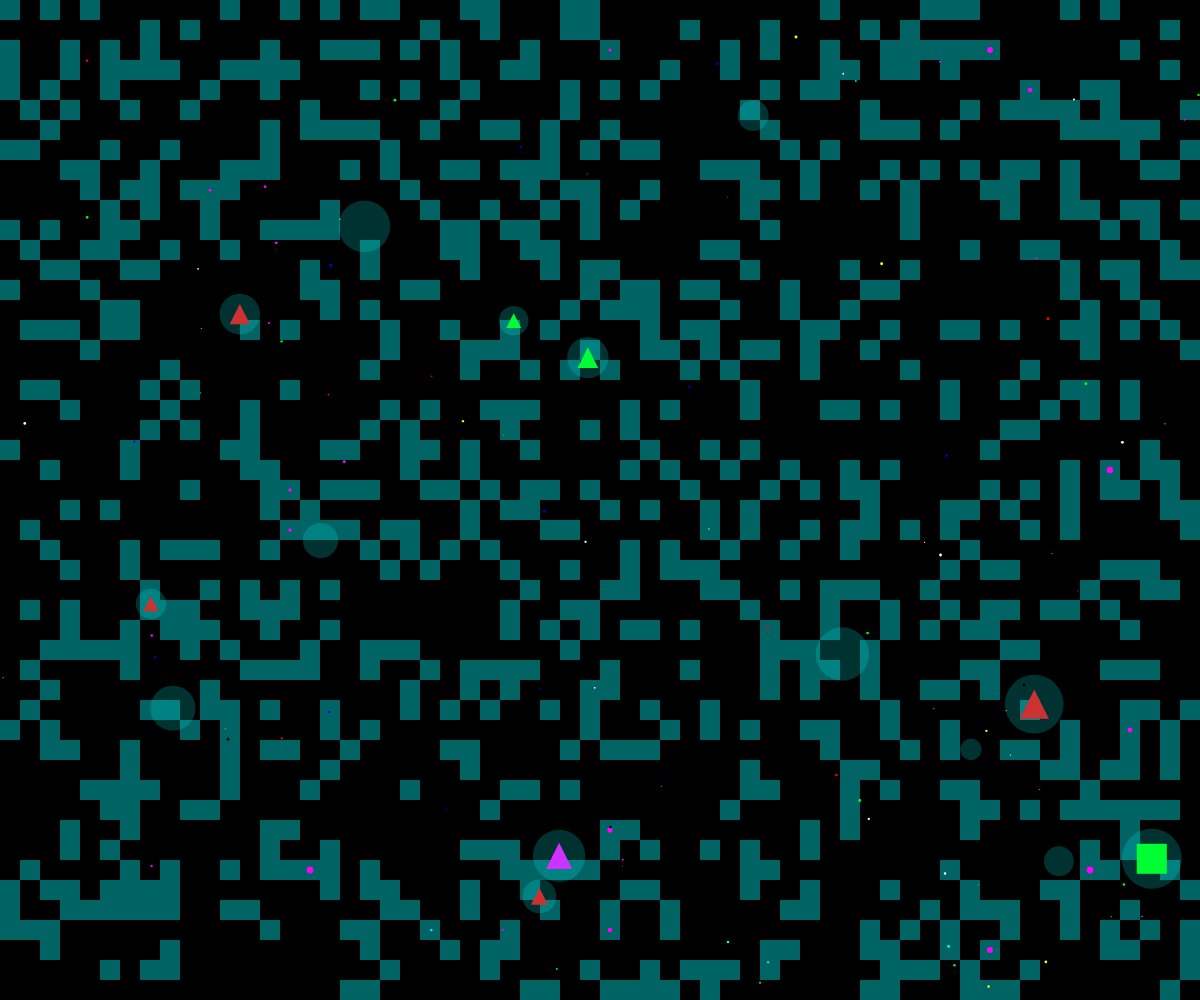
Frame 1 (no input)
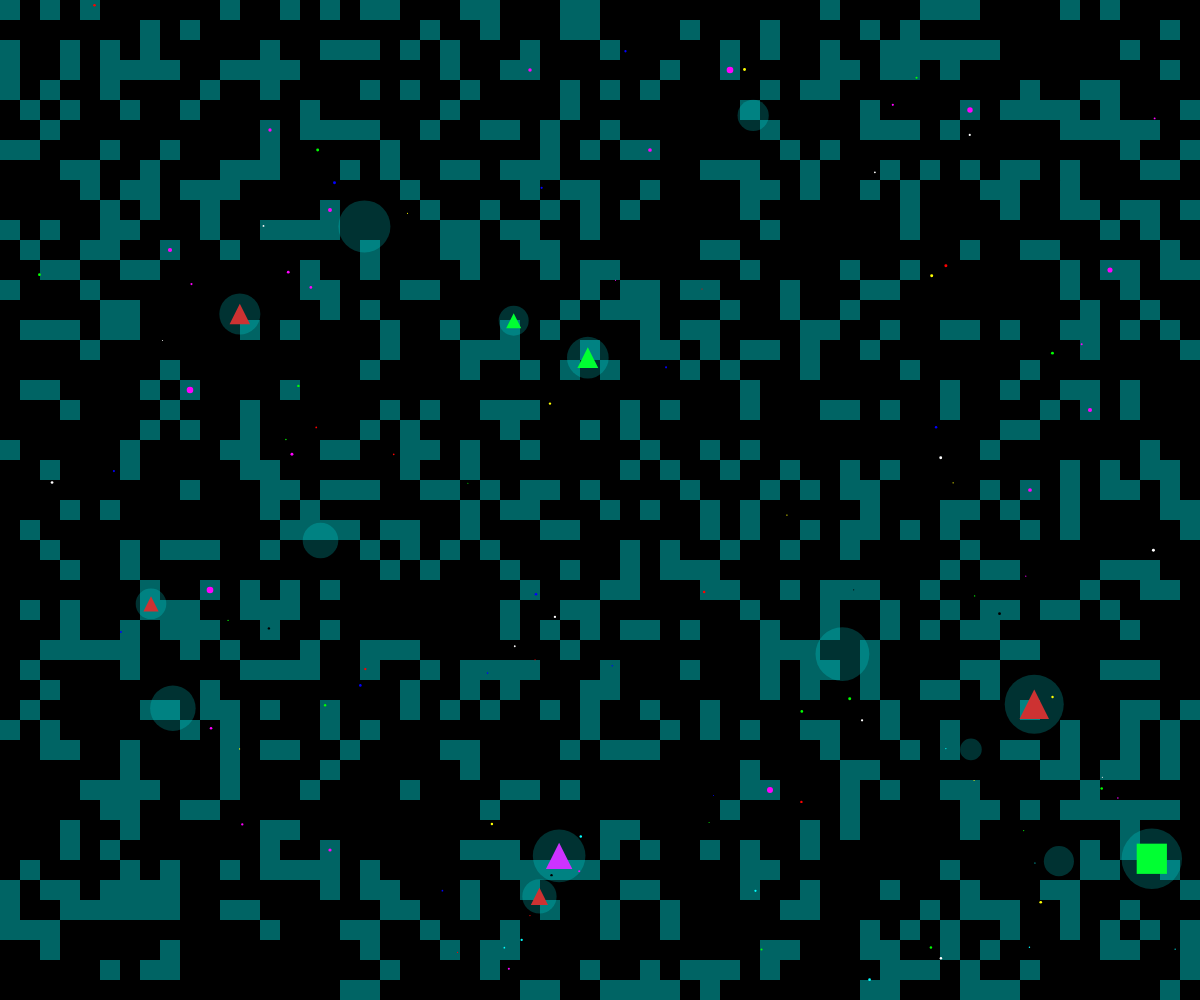
Frame 60 (no input)
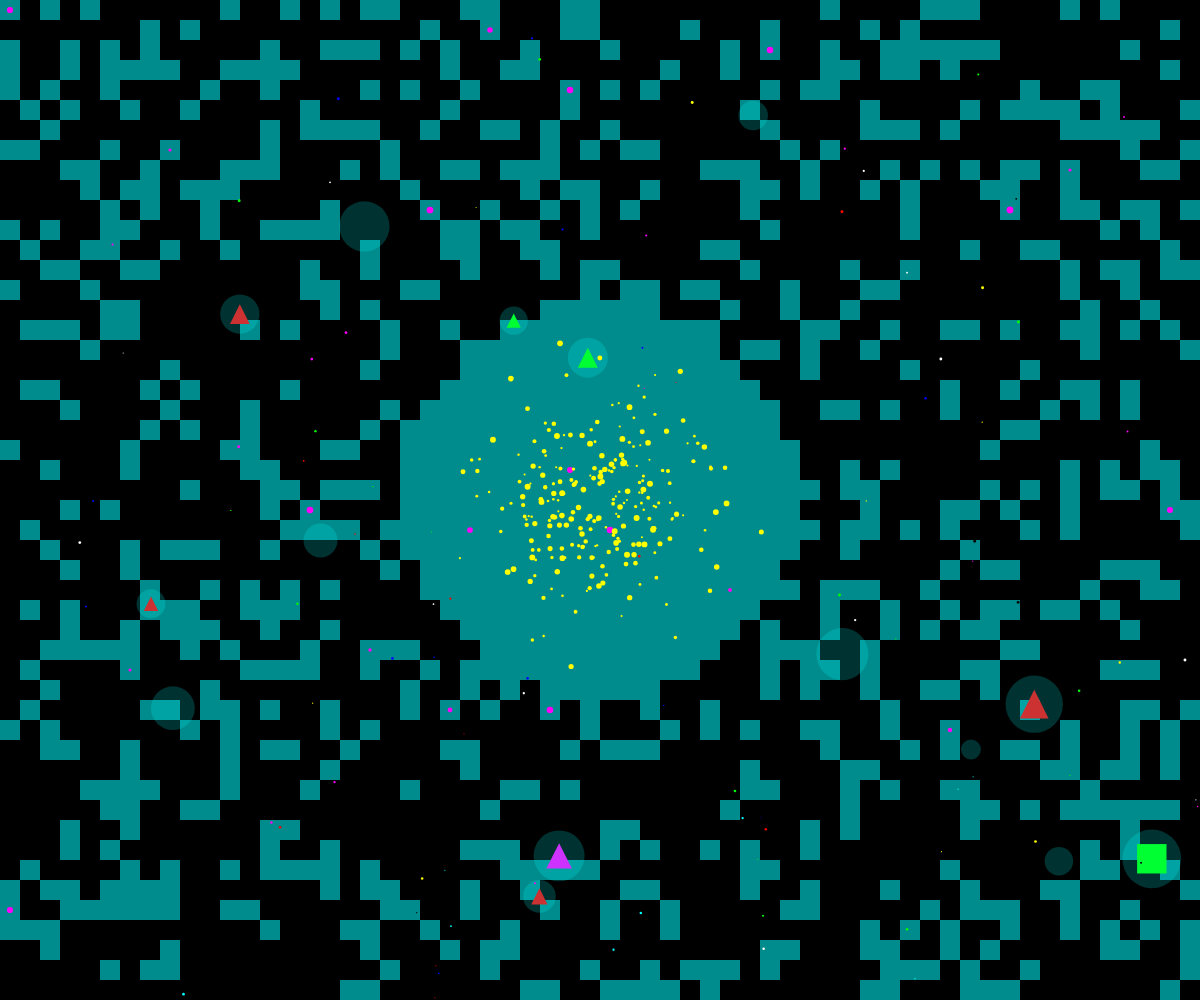
Frame 120 (the mouse pressed at the canvas centre since frame 60)

The p5.js sketch that drew these frames (run headless with seeded random() and noise() and a simulated clock; from frame 60 on, the mouse is pressed at the canvas centre):

// p5.js sketch
// ── sketch.js
let grid = [];
let particles = [];
let spriteClusters = [];
let gridSize = 20;
let glowIntensity = 0;
let mouseInfluence = 0;

function setup() {
  createCanvas(windowWidth, windowHeight);
  noStroke();
  
  // Initialize grid
  for (let y = 0; y < height; y += gridSize) {
    for (let x = 0; x < width; x += gridSize) {
      grid.push({x, y, active: random() > 0.7});
    }
  }
  
  // Initialize sprite clusters
  for (let i = 0; i < 15; i++) {
    spriteClusters.push({
      x: random(width),
      y: random(height),
      type: int(random(3)), // 0=square, 1=triangle, 2=line
      size: random(10, 30),
      pulse: 0,
      color: color(random([255, 0, 0]), random([0, 255, 0]), random([0, 255, 0]))
    });
  }
  
  // Initialize particles
  for (let i = 0; i < 100; i++) {
    particles.push({
      x: random(width),
      y: random(height),
      size: random(1, 3),
      speed: random(0.5, 2),
      angle: random(TWO_PI),
      color: color(random([0, 255]), random([0, 255]), random([0, 255]))
    });
  }
}

function draw() {
  background(0);
  
  // Mouse influence
  if (mouseInfluence > 0) {
    mouseInfluence -= 0.02;
  }
  
  // Draw grid
  for (let cell of grid) {
    if (cell.active) {
      fill(0, 255, 255, 100 + glowIntensity * 50);
      rect(cell.x, cell.y, gridSize, gridSize);
      
      // Add pixel clusters
      if (random() > 0.98) {
        fill(255, 0, 255);
        ellipse(cell.x + gridSize/2, cell.y + gridSize/2, random(3, 7));
      }
    }
  }
  
  // Draw sprite clusters
  for (let cluster of spriteClusters) {
    cluster.pulse = (cluster.pulse + 0.05) % TWO_PI;
    let pulseSize = sin(cluster.pulse) * 2 + cluster.size;
    
    fill(cluster.color);
    switch (cluster.type) {
      case 0: // Square
        rect(cluster.x - pulseSize/2, cluster.y - pulseSize/2, pulseSize, pulseSize);
        break;
      case 1: // Triangle
        triangle(
          cluster.x, cluster.y - pulseSize/2,
          cluster.x - pulseSize/2, cluster.y + pulseSize/2,
          cluster.x + pulseSize/2, cluster.y + pulseSize/2
        );
        break;
      case 2: // Line
        line(cluster.x - pulseSize/2, cluster.y, cluster.x + pulseSize/2, cluster.y);
        break;
    }
    
    // Add glow effect
    fill(0, 255, 255, 50);
    ellipse(cluster.x, cluster.y, pulseSize * 2);
  }
  
  // Draw particles
  for (let p of particles) {
    p.x += cos(p.angle) * p.speed;
    p.y += sin(p.angle) * p.speed;
    
    if (p.x < 0 || p.x > width || p.y < 0 || p.y > height) {
      p.x = random(width);
      p.y = random(height);
    }
    
    fill(p.color);
    ellipse(p.x, p.y, p.size);
  }
  
  // Mouse interaction
  if (mouseInfluence > 0) {
    let mouseRadius = map(mouseInfluence, 0, 1, 50, 200);
    for (let cell of grid) {
      let d = dist(mouseX, mouseY, cell.x + gridSize/2, cell.y + gridSize/2);
      if (d < mouseRadius) {
        cell.active = true;
      }
    }
    
    // Create burst effect
    for (let i = 0; i < 5; i++) {
      particles.push({
        x: mouseX,
        y: mouseY,
        size: random(2, 6),
        speed: random(1, 3),
        angle: random(TWO_PI),
        color: color(255, 255, 0)
      });
    }
    
    glowIntensity = min(glowIntensity + 0.05, 1);
  } else {
    glowIntensity = max(glowIntensity - 0.02, 0);
  }
  
  // Random grid activation
  if (random() > 0.99) {
    let idx = int(random(grid.length));
    grid[idx].active = true;
  }
}

function mousePressed() {
  mouseInfluence = 1;
  glowIntensity = 1;
}

function windowResized() {
  resizeCanvas(windowWidth, windowHeight);
}
